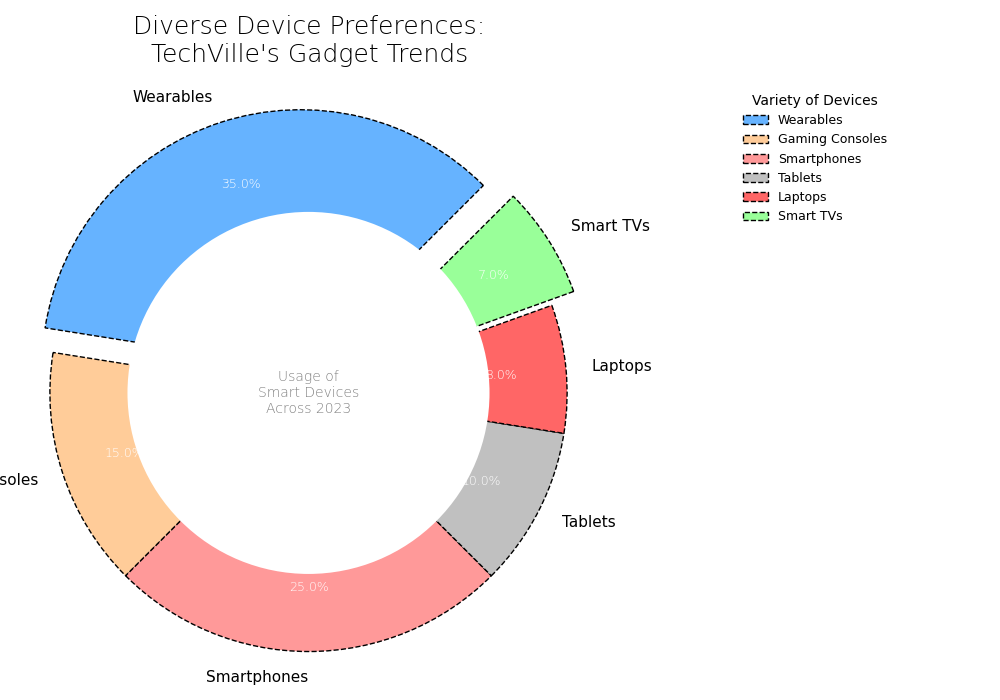

Python code for this plot:
import matplotlib.pyplot as plt
import numpy as np

devices = ['Wearables', 'Gaming Consoles', 'Smartphones', 'Tablets', 'Laptops', 'Smart TVs']
usage_percentage = [35, 15, 25, 10, 8, 7]

# Shuffled the colors
colors = ['#66b3ff', '#ffcc99', '#ff9999', '#c0c0c0', '#ff6666', '#99ff99']
explode = (0.1, 0, 0, 0, 0, 0.1)

fig, ax = plt.subplots(figsize=(10, 7))

wedges, texts, autotexts = ax.pie(
    usage_percentage,
    labels=devices,
    colors=colors,
    autopct='%1.1f%%',
    startangle=45,
    explode=explode,
    wedgeprops=dict(edgecolor='black', linewidth=1, linestyle='--'),
    pctdistance=0.75
)

centre_circle = plt.Circle((0, 0), 0.70, fc='white')
fig.gca().add_artist(centre_circle)

ax.axis('equal')
ax.set_title("Diverse Device Preferences:\nTechVille's Gadget Trends", fontsize=18, fontweight='light', pad=15)

plt.setp(autotexts, size=9, weight='light', color='white')
plt.setp(texts, size=11)

ax.text(
    0, 0, 
    'Usage of\nSmart Devices\nAcross 2023', 
    ha='center', va='center', 
    fontsize=10, color='grey', weight='light'
)

ax.legend(
    wedges, devices, 
    title="Variety of Devices", 
    loc="upper right", bbox_to_anchor=(1, 0, 0.5, 1), fontsize=9, frameon=False
)

plt.grid(True, which='both', axis='both', linestyle='--', linewidth=0.5)
plt.tight_layout()

plt.show()
